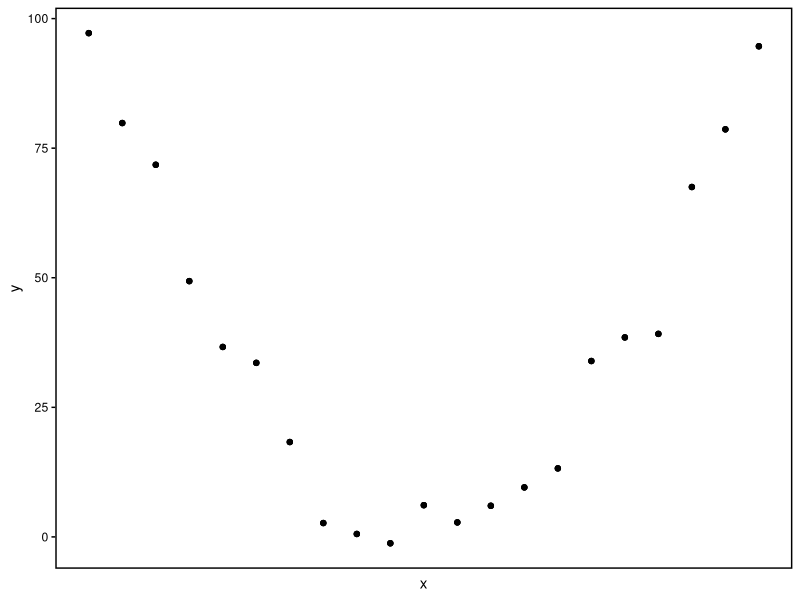

Write R code to recreate this figure.
# Required Libraries
library(ggplot2)
library(patchwork)

set.seed(123)

# Generating data
x_values <- seq(-10, 10, by = 1)
data_frame <- data.frame(x = c(x_values, x_values, x_values),
                         y = c(x_values^2 + rnorm(length(x_values), 0, 5)))

# Plotting
p1 <- ggplot(data_frame, aes(x, y)) +
  geom_point() +
  theme_classic() +
  theme(
    axis.text = element_text(colour = "black"),
    panel.background = element_rect(fill='transparent'),
    plot.background = element_rect(fill='transparent', color=NA),
    axis.text.x = element_blank(),
    axis.ticks.x = element_blank(),
    axis.ticks.y = element_line(color = "black"),
    axis.line = element_blank(),
    panel.border = element_rect(colour = "black", fill = NA, size = 1),
    legend.background = element_rect(fill='transparent'),
    legend.box.background = element_rect(fill='transparent')
  )

p1

